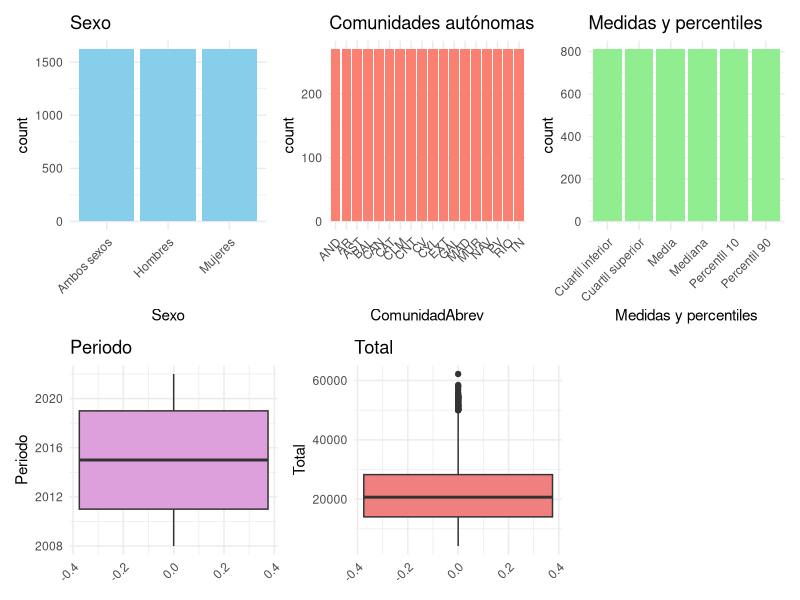
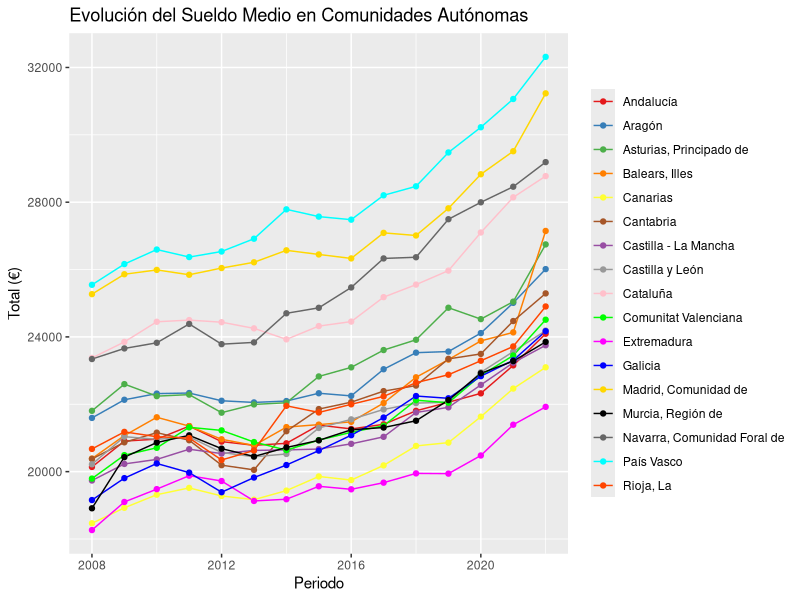
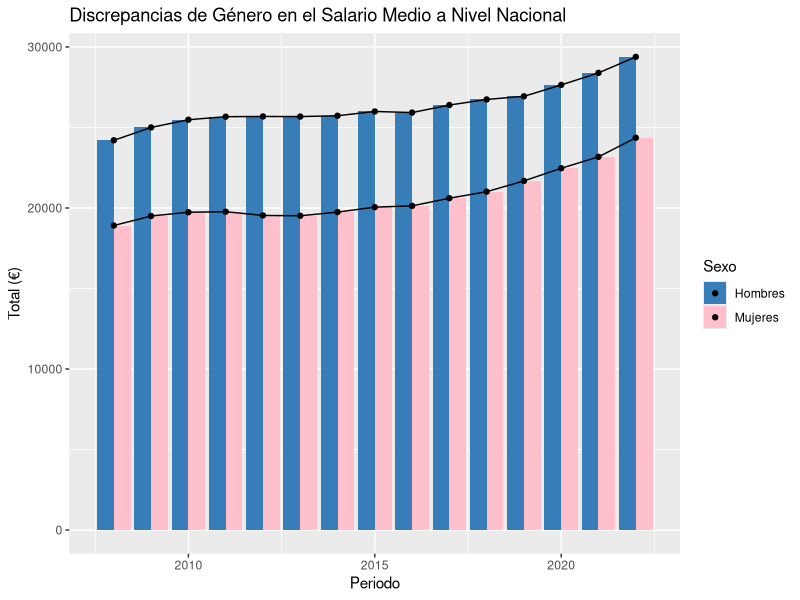
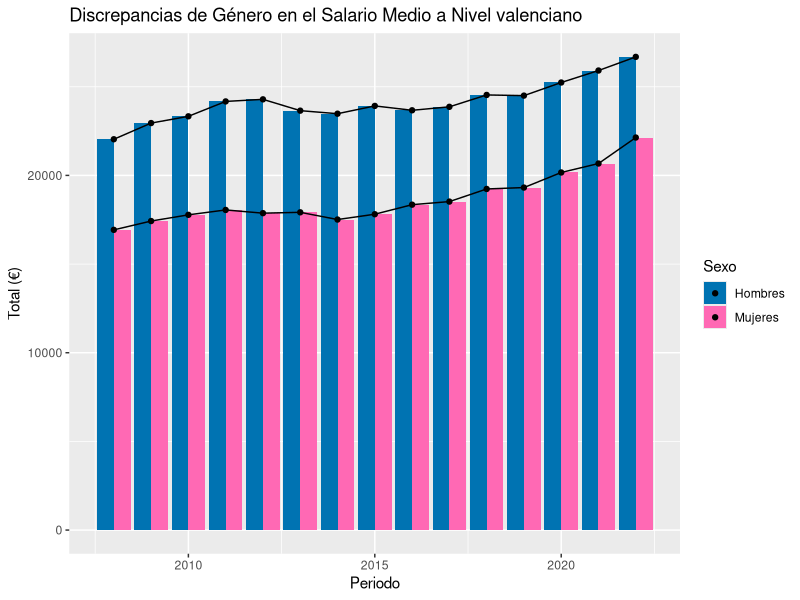
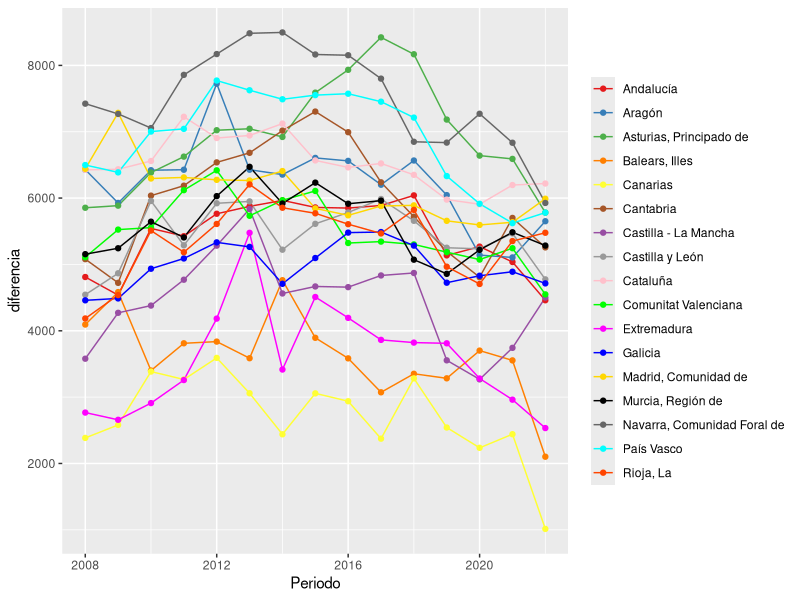

Write the R code that produced these figures, in order.
## ---- chunk 1
rm(list = ls())
library(readr)
# Especificamos que la columna total de Salario sea de tipo character para no perder las comas al importarlo como double
Salario <- read_delim("../data/Salario.csv", delim = ";", escape_double = FALSE, col_types = cols(Total = col_character()), trim_ws = TRUE)
# Con vivienda no es necesario porque como se ve en la herramienta la columna se importa como character
Vivienda <- read_delim("../data/Vivienda.csv", delim = ";", escape_double = FALSE, trim_ws = TRUE)
## ---- chunk 2
str(Salario)
# Como se puede ver el problema de la variable Total es que tiene comas y puntos,
# pero en R las comas no son interpretadas con la intención del archivo, por lo que
# pasamos a cambiar el formato, y una vez con este correcto hacer un casteo a numérico

# Primero eliminamos los puntos, que se emplean en el archivo original para hacer la
#distinción de 1000
Salario$Total<-gsub(pattern = '[.]',replacement = '',Salario$Total)
# Seguidamente cambiamos las comas por puntos para adecuarlo al formato de R
Salario$Total<-gsub(pattern = '[,]',replacement = '.',Salario$Total)
# Ahora finalmente hacemos el casteo a numeric
Salario$Total<-as.numeric(Salario$Total)
# Además la variable media y percentiles solo puede tener esos valores, por lo que la 
#transformamos en un factor
inter<-as.factor(Salario$`Medidas y percentiles`)
Salario$`Medidas y percentiles`<-factor(inter,levels = levels(inter),labels = levels(inter))
## ---- chunk 3
# Por último comprobamos que no tenemos ningún dato perdido
datos_perdidos_salario<-print(Salario[is.na(Salario)])
## ---- chunk 4
str(Vivienda)
# Aquí de igual manera que arriba debemos cambiar las comas a puntos para poder
#hacer el casteo a numeric
Vivienda$Total<-gsub(pattern = '[,]',replacement = '.',Vivienda$Total)
Vivienda$Total<-as.numeric(Vivienda$Total)
## ---- chunk 5
library(knitr)
library(kableExtra)
resumen_total_salario<-summary(Salario$Total)
# Buscamos las filas donde se encuentran el máximo y el mínimo  
max_salario<-Salario[Salario$Total==resumen_total_salario['Max.'],]
min_salario<-Salario[Salario$Total==resumen_total_salario['Min.'],]
resumen<-rbind(max_salario,min_salario)
row.names(resumen)<-c('Salario máximo','Salario Mínimo')
kable_styling(kbl(resumen,align = 'c'))
## ---- chunk 6
# Cargar librerías necesarias
library(ggplot2)
library(patchwork)

# Generar histogramas de variables categóricas
hist1 <- ggplot(Salario, aes(x = Sexo)) + 
  geom_bar(fill = "skyblue") +
  theme_minimal() + 
   theme(axis.text.x = element_text(angle = 45, hjust = 1))+
  ggtitle("Sexo")

# Para este segundo creamos un df provisional para obtener unas abreviaturas y simplificar
# la representación 
# Crear una copia de df y añadir la columna de abreviaturas
df_abrev <- Salario

# Diccionario de abreviaturas
abreviaturas <- c(
  "Andalucía" = "AND", "Aragón" = "AR", "Asturias, Principado de" = "AST",
  "Balears, Illes" = "BAL", "Canarias" = "CAN", "Cantabria" = "CNT",
  "Castilla y León" = "CYL", "Castilla - La Mancha" = "CLM", "Cataluña" = "CAT",
  "Comunitat Valenciana" = "CV", "Extremadura" = "EXT", "Galicia" = "GAL",
  "Madrid, Comunidad de" = "MAD", "Murcia, Región de" = "MUR",
  "Navarra, Comunidad Foral de" = "NAV", "País Vasco" = "PV", 
  "Rioja, La" = "RIO", "Ceuta" = "CEU", "Melilla" = "MEL", "Total Nacional" = "TN"
)

# Crear la columna con abreviaturas en el nuevo data frame
df_abrev$ComunidadAbrev <- abreviaturas[df_abrev$`Comunidades autónomas`]

hist2 <- ggplot(df_abrev, aes(x =ComunidadAbrev)) + 
  geom_bar(fill = "salmon") +
  theme_minimal() +  
  theme(axis.text.x = element_text(angle = 45, hjust = 1))+
  ggtitle("Comunidades autónomas")

hist3 <- ggplot(Salario, aes(x = `Medidas y percentiles`)) + 
  geom_bar(fill = "lightgreen") +
  theme_minimal() + 
   theme(axis.text.x = element_text(angle = 45, hjust = 1))+
  ggtitle("Medidas y percentiles")

# Generar boxplots de variables numéricas
box1 <- ggplot(Salario, aes(y = Periodo)) + 
  geom_boxplot(fill = "plum") +
  theme_minimal() + 
   theme(axis.text.x = element_text(angle = 45, hjust = 1))+
  ggtitle("Periodo")

box2 <- ggplot(Salario, aes(y = Total)) + 
  geom_boxplot(fill = "lightcoral") +
  theme_minimal() + 
   theme(axis.text.x = element_text(angle = 45, hjust = 1))+
  ggtitle("Total")

# Combinar los gráficos en una cuadrícula 3x2 usando patchwork
layout <- (hist1 | hist2 | hist3) / (box1 | box2 | plot_spacer())

# Mostrar el gráfico final
layout

## ---- chunk 7
library(ggplot2)
library(scales)
primer_analisis<-Salario[Salario$`Medidas y percentiles`=='Media'&Salario$Sexo=='Ambos sexos'& Salario$`Comunidades autónomas`!='Total Nacional',]

# Crear colores personalizados manualmente
colores_personalizados <- c("#E41A1C", "#377EB8", "#4DAF4A", "#FF7F00", "#FFFF33",                              "#A65628", "#984EA3", "#999999", "#FFC0CB", "#00FF00", 
                            "#FF00FF", "#0000FF", "#FFD700", "#000000", "#666666", 
                           "#00FFFF", "#FF4500", "#8A2BE2")

# Crear el gráfico
ggplot(primer_analisis, aes(x = Periodo, y = Total, color = `Comunidades autónomas`)) +
  geom_line() +
  geom_point() +
  labs(
    title = 'Evolución del Sueldo Medio en Comunidades Autónomas',
    y = 'Total (€)',
    color = NULL  # Sin título en la leyenda
  ) +
  scale_color_manual(values = colores_personalizados) +  # Colores personalizados
  guides(color = guide_legend(title = NULL))  # Sin título en la leyenda
## ---- chunk 8
colores_personalizados2 <- c( "#377EB8","#FFC0CB")
                      
segundo_análisis_A<-Salario[Salario$`Comunidades autónomas`=='Total Nacional'& Salario$`Medidas y percentiles`=='Media'&Salario$Sexo!='Ambos sexos',]
ggplot(segundo_análisis_A,aes(x=Periodo,y=Total, fill=Sexo)) + geom_bar(stat = "identity",position = 'dodge')+scale_fill_manual(values = colores_personalizados2)+geom_line()+geom_point()+labs(
    title = 'Discrepancias de Género en el Salario Medio a Nivel Nacional',
    y = 'Total (€)')
## ---- chunk 9
colores_personalizados3 <- c("#0073B2", "#FF69B4")
segundo_análisis_B<-Salario[Salario$`Comunidades autónomas`=='Comunitat Valenciana'& Salario$`Medidas y percentiles`=='Media'&Salario$Sexo!='Ambos sexos',]
ggplot(segundo_análisis_B,aes(x=Periodo,y=Total, fill=Sexo)) + geom_bar(stat = "identity",position = 'dodge')+scale_fill_manual(values = colores_personalizados3)+geom_line()+geom_point()+labs(
    title = 'Discrepancias de Género en el Salario Medio a Nivel valenciano',
    y = 'Total (€)')
## ---- chunk 10
library(tidyr)
df_filtered<-Salario[Salario$`Comunidades autónomas`!='Total Nacional'&Salario$`Medidas y percentiles`=='Media'& Salario$Sexo!='Ambos sexos',]
df_filtered<-df_filtered[,!names(df_filtered)%in%'Medidas y percentiles']
# Empleamos pivot wider para poder hacer la diferencia de manera más sencilla
df_filtered<-pivot_wider(df_filtered,names_from=Sexo,values_from=Total)
df_filtered$diferencia<-df_filtered$Hombres-df_filtered$Mujeres
ggplot(df_filtered,aes(x=Periodo,y=diferencia,color =`Comunidades autónomas` ))+geom_line()+geom_point()+
 scale_color_manual(values = colores_personalizados) +  # Colores personalizados
  guides(color = guide_legend(title = NULL))
